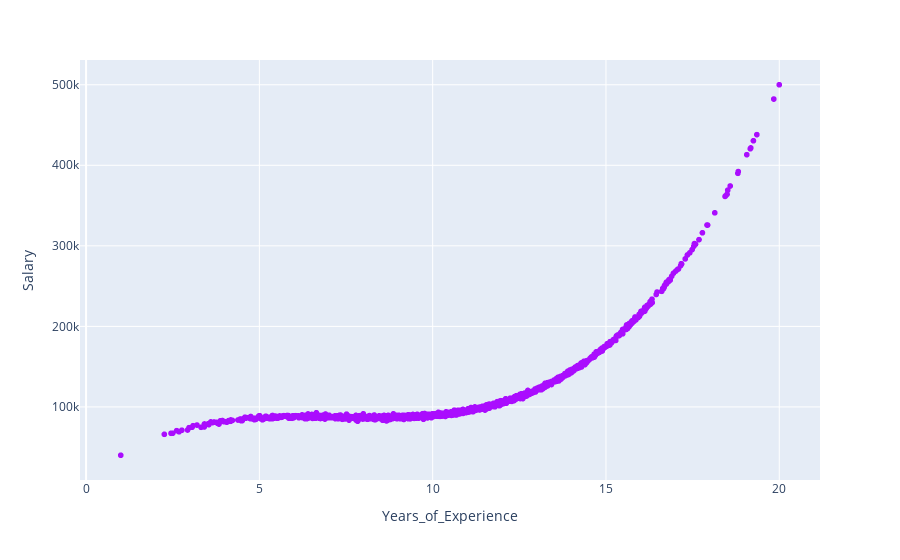

The cell this chart's notebook holds for it:
### Markdown cell above
# TASK #1: PLOT INTERACTIVE SCATTERPLOT USING PLOTLY EXPRESS

### Code cell
import plotly.express as px
import pandas as pd

salary_df = px.df = pd.read_csv('/workspaces/Coding/Plotly/employee_salaries.csv')
display(salary_df)
# Plot Years of Experience Vs. Salary Using Plolty Express
chart = px.scatter(salary_df, x = 'Years_of_Experience', y = 'Salary', color_discrete_sequence = px.colors.qualitative.Alphabet)
chart.show()

### Figure 1 — Plotly figure (JSON) as saved in the notebook; plotly's stock layout.template omitted (floating-point values rounded to 4 significant figures; data arrays with more than 128 entries replaced by an {"elided": "..."} marker saying what was removed)
{"data": [{"hovertemplate": "Years_of_Experience=%{x}<br>Salary=%{y}<extra></extra>", "legendgroup": "", "marker": {"color": "#AA0DFE", "symbol": "circle"}, "mode": "markers", "name": "", "showlegend": false, "type": "scattergl", "x": {"elided": "2000 float values"}, "xaxis": "x", "y": {"elided": "2000 float values"}, "yaxis": "y"}], "layout": {"legend": {"tracegroupgap": 0}, "margin": {"t": 60}, "xaxis": {"anchor": "y", "domain": [0, 1], "title": {"text": "Years_of_Experience"}}, "yaxis": {"anchor": "x", "domain": [0, 1], "title": {"text": "Salary"}}}}
